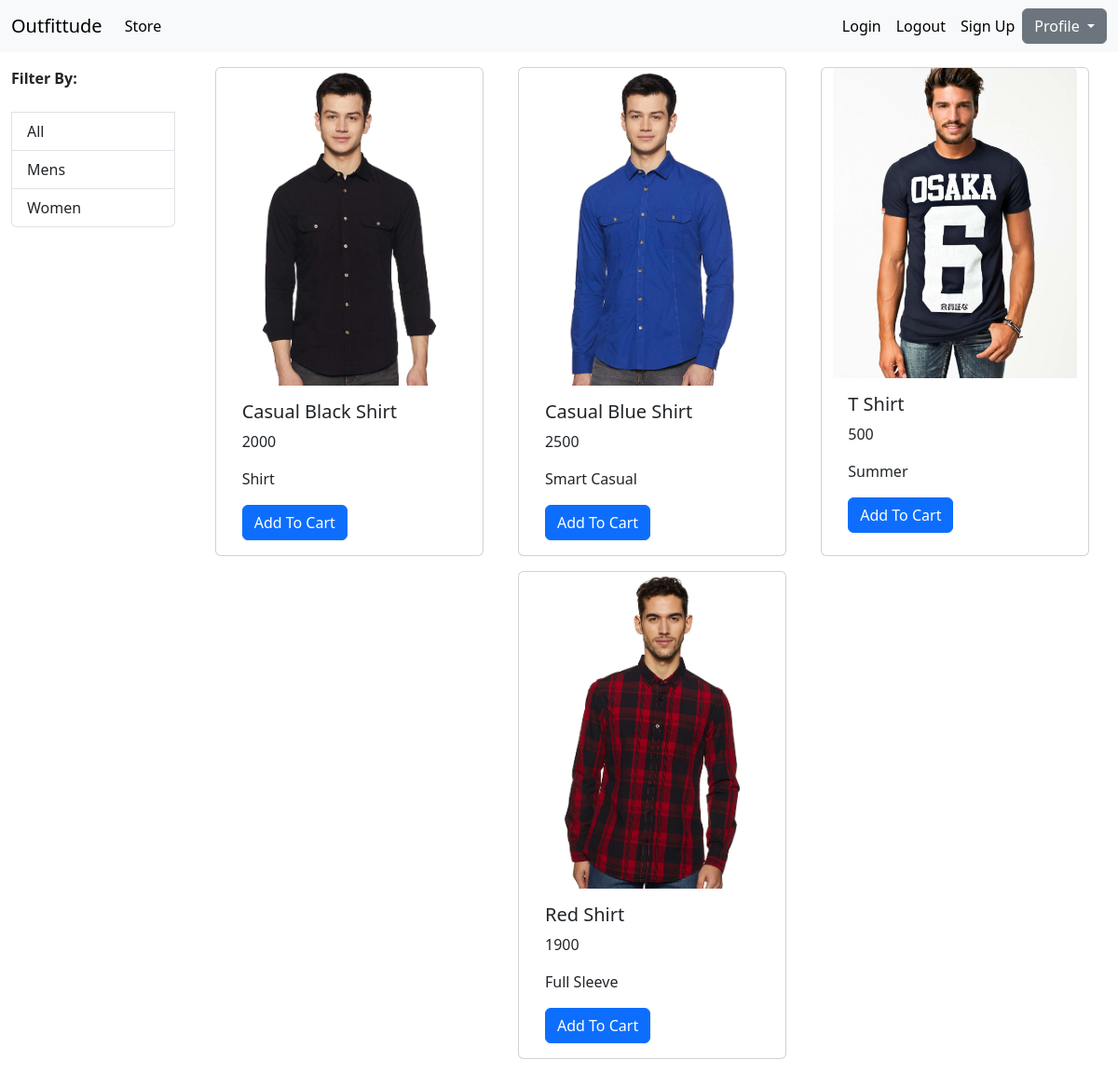
Screenshot of /?category_id=1 with the database file from the repository.
### store/models/category.py (models this page shows, shortened)
class Category(models.Model):
    name = models.CharField(max_length=20)
    @staticmethod
    def get_all_cat():
        return Category.objects.all()

### store/models/product.py (models this page shows, shortened)
class Product(models.Model):
    Name = models.CharField(max_length=53)
    Price = models.IntegerField(default=0)
    Category = models.ForeignKey(Category, on_delete= models.CASCADE , default = 1)
    Description = models.CharField(max_length=200, default='')
    Image = models.ImageField(upload_to='uploads/productsimage/')
    @staticmethod
    def get_all_products_by_id(category_id):
        if(category_id):
            return Product.objects.filter(Category_id=category_id)
        else:
            return Product.objects.all()

### store/views.py (the view)
# urls.py: path('', index, name = 'homepage'),
def index(request):
    product = None
    cat = Category.get_all_cat()
    category_id = request.GET.get('category_id')
    if(category_id):
        product = Product.get_all_products_by_id(category_id)
    else:
        product = Product.get_all_products()
    data={}
    data['product'] = product
    data['cat'] = cat
    return render(request, 'index.html', data)

### store/templates/index.html
{% extends 'base.html' %}
{% block content %}
  <div class="container-fluid mt-3">
   <div class="row">
     <div class="col-lg-2">
        <ul class="list-group">
            <b>Filter By:</b><br>
            <a href="/" class="list-group-item list-group-item-action" >All</a>
           {% for cat in cat %}
            <a href="/?category_id={{cat.id}}" class="list-group-item list-group-item-action" >{{cat.name}}</a>
            {% endfor %}
        </ul>
     </div>
     <div id="Products" class="col-lg-10">
       <div class="row mx-auto">
       {% for product in product %}
       <div class="card mx-auto mb-3" style="width: 18rem;">
              <img src="{{product.Image.url}}" class="card-img-top" alt="...">
              <div class="card-body">
                <h5 class="card-title">{{product.Name}}</h5>
                <p class="card-text">{{product.Price}}</p>
                <p class="card-text">{{product.Description}}</p>
                <a href="#" class="btn btn-primary">Add To Cart</a>
              </div>
       </div>
           {% endfor %}
    </div>
     </div>
   </div>
   </div>
{% endblock %}

### rows the page displays
Category: name "Mens"
Category: name "Women"
Product: Image (picture), Name "Casual Black Shirt", Price "2000", Description "Shirt"
Product: Image (picture), Name "Casual Blue Shirt", Price "2500", Description "Smart Casual"
Product: Image (picture), Name "T Shirt", Price "500", Description "Summer"
Product: Image (picture), Name "Red Shirt", Price "1900", Description "Full Sleeve"
